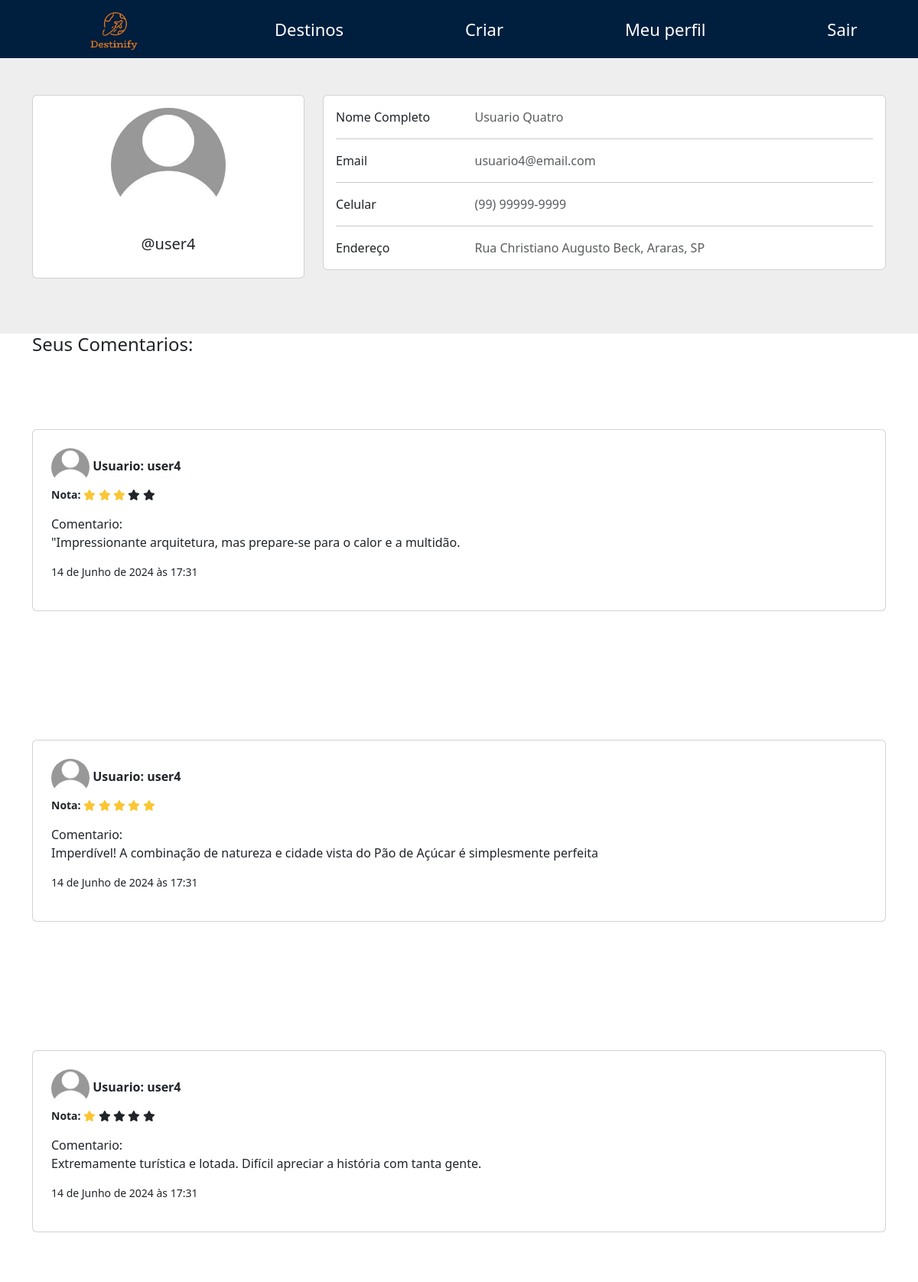
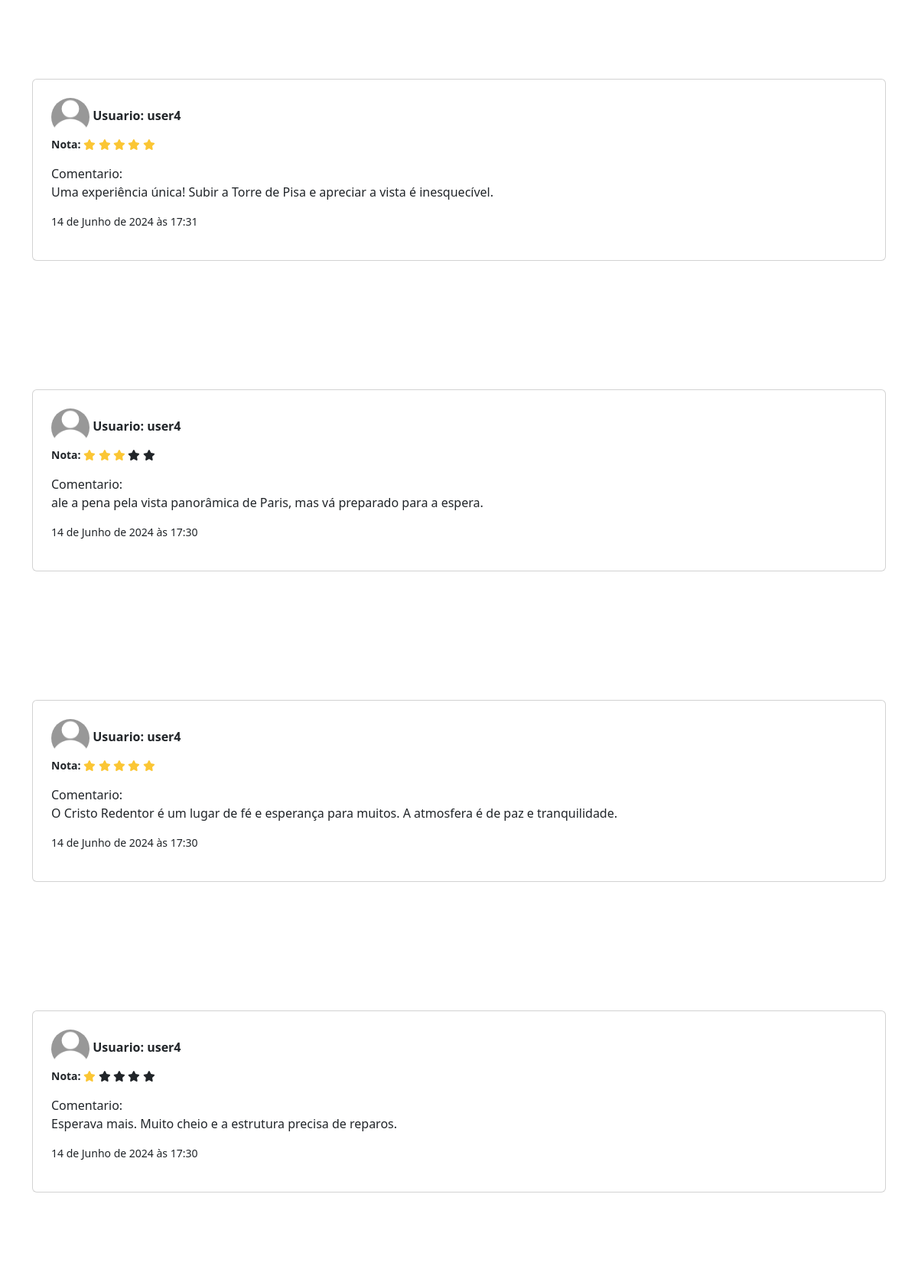
The page /perfil/user4/ (signed in, upper part) on the database its author committed (2 pictures, top to bottom).
### main/models.py (models this page shows)
class Profile(models.Model):
    user = models.OneToOneField(User, on_delete=models.CASCADE)
    endereco = models.OneToOneField(Endereco, on_delete=models.CASCADE, null=True, blank=True)
    foto = models.ImageField(upload_to="perfil/", storage=FileSystemStorage(), blank=True, null=True)
    telefone = models.CharField(max_length=20, null=True, blank=True)

class Endereco(models.Model):
    rua = models.CharField(max_length=255, null=True, blank=True)
    cidade = models.CharField(max_length=255, null=True, blank=True)
    estado = models.CharField(max_length=2, null=True, blank=True)
    pais = models.CharField(max_length=255, null=True, blank=True)
    cep = models.CharField(max_length=10, null=True, blank=True)

### destinos/models.py (models this page shows, shortened)
class Comentario(models.Model):
    texto = models.CharField(max_length=255)
    usuario = models.ForeignKey(User, on_delete=models.CASCADE)
    data_criacao = models.DateTimeField(auto_now_add=True, null=False)
    destino = models.ForeignKey(LugarTuristico, on_delete=models.CASCADE, related_name='comentarios_destinos', blank=True, null=True)
    rating = models.IntegerField(default=0,null=True)

### main/views.py (the view)
# urls.py: path('perfil/<username>/', views.perfil, name='perfil'),
@login_required
def perfil(request, username):
    profile = get_object_or_404(User, username=username)
    comentarios = (
        Comentario.objects.all()
        .filter(usuario__id=profile.id)
        .order_by("-data_criacao")
    )
    if request.method == "POST":
        form = ProfileForm(request.POST, request.FILES, instance=profile.profile)
        if form.is_valid():
            form.save()
            return redirect("perfil", username=username)
    else:
        form = ProfileForm(instance=profile.profile)
    fotos_perfil = Profile.objects.filter(user=profile)
    if request.user == profile:
        return render(
            request,
            "perfil.html",
            {
                "comentarios": comentarios,
                "perfil": profile,
                "form": form,
                "fotos_perfil": fotos_perfil,
                "show_form": True,
            },
        )
    else:
        return render(
            request,
            "perfil.html",
            {
                "comentarios": comentarios,
                "perfil": profile,
                "fotos_perfil": fotos_perfil,
                "show_form": False,
            },
        )

### main/templates/perfil.html (shortened to what this page needs)
{% extends 'base.html' %}
{% load static %}
{% block 'cabecalho' %}
<link rel="stylesheet" href="{% static 'destinos/css/destinoDetalhado.css' %}" />
<link rel="stylesheet" href="{% static 'perfil/css/perfil.css' %}" />
<link rel="stylesheet" href="https://cdn.jsdelivr.net/npm/@fortawesome/fontawesome-free@6.4.2/css/fontawesome.min.css">
<link rel="stylesheet" href="{% static 'fontawesome/css/all.min.css' %}">
{% endblock 'cabecalho' %}
{% block 'conteudo' %}
    <section style="background-color: #eee;">
        <div class="container py-5">
            <div class="row">
                <div class="col-lg-4">
                    <div class="card mb-4">
                        <div class="card-body text-center">
                                {% for foto in fotos_perfil %}
                                    {% if perfil.profile.foto %}
                                        <div class="contenedor-imagen">
                                            <img src="{{ foto.foto.url }}" alt="avatar" class="rounded-circle img-fluid" style="width: 150px;" >
                                        </div>
                                    {% else %}
                                        <img src="{% static 'perfil/img/perfilpadrao.jpg' %}" alt="avatar" class="rounded-circle img-fluid" style="width: 150px;" >
                                    {% endif %}
                                {% endfor %}
                            <h5 class="my-3">@{{perfil.username}}</h5>
                        </div>
                    </div>
                </div>
                <div class="col-lg-8">
                    <div class="card mb-4">
                        <div class="card-body">
                            <div class="row">
                                <div class="col-sm-3">
                                    <p class="mb-0">Nome Completo</p>
                                </div>
                                <div class="col-sm-9">
                                    <p class="text-muted mb-0">{{perfil.first_name}} {{perfil.last_name}}</p>
                                </div>
                            </div>
                            <hr>
                            <div class="row">
                                <div class="col-sm-3">
                                    <p class="mb-0">Email</p>
                                </div>
                                <div class="col-sm-9">
                                    <p class="text-muted mb-0">{{perfil.email}}</p>
                                </div>
                            </div>
                            <hr>
                            <div class="row">
                                <div class="col-sm-3">
                                    <p class="mb-0">Celular</p>
                                </div>
                                <div class="col-sm-9">
                                    <p class="text-muted mb-0">{{perfil.profile.telefone}}</p>
                                </div>
                            </div>
                            <hr>
                            <div class="row">
                                <div class="col-sm-3">
                                    <p class="mb-0">Endereço</p>
                                </div>
                                <div class="col-sm-9">
                                    <p class="text-muted mb-0">{{perfil.profile.endereco.rua}}, {{perfil.profile.endereco.cidade}}, {{perfil.profile.endereco.estado}}</p>
                                </div>
                            </div>
                        </div>
                    </div>
                </div>
            </div>
        </div>
    </section>
    {% if comentarios %}
    <div class="container text-dark "><h4>Seus Comentarios:</h4></div>
    {% for comentario in comentarios %}
    <div class="container my-5 py-5 text-dark ">
        <div class="row d-flex justify-content-center ">
            <div class="col-md-11 col-lg-9 col-xl-7 card-comentario">
                <div class="d-flex flex-start mb-4">
                    <div class="card w-100">
                        <div class="card-body p-4">
                            <div class="">
                                {% for foto in fotos_perfil %}
                                    {% if comentario.usuario.profile.foto %}
                                        <div class="contenedor-imagen">
                                            <img src="{{ comentario.usuario.profile.foto.url }}" alt="avatar" class="rounded-circle img-fluid" style="width: 50px;" >
                                        </div>
                                    {% else %}
                                        <img src="{% static 'perfil/img/perfilpadrao.jpg' %}" alt="avatar" class="rounded-circle img-fluid" style="width: 50px;" >
                                    {% endif %}
                                {% endfor %}
                                <strong>Usuario: {{ comentario.usuario.username }}</strong>
                                <p class="small">
                                    <strong>Nota:
                                        {% if comentario.rating == 1%}
                                        <i class="fa fa-star rating-color"></i>
                                        <i class="fa fa-star"></i>
                                        <i class="fa fa-star"></i>
                                        <i class="fa fa-star"></i>
                                        <i class="fa fa-star"></i>
                                        {% endif %}
                                        {% if comentario.rating == 3%}
                                        <i class="fa fa-star rating-color"></i>
                                        <i class="fa fa-star rating-color"></i>
                                        <i class="fa fa-star rating-color"></i>
                                        <i class="fa fa-star"></i>
                                        <i class="fa fa-star"></i>
                                        {% endif %}
                                        {% if comentario.rating == 5%}
                                        <i class="fa fa-star rating-color"></i>
                                        <i class="fa fa-star rating-color"></i>
                                        <i class="fa fa-star rating-color"></i>
                                        <i class="fa fa-star rating-color"></i>
                                        <i class="fa fa-star rating-color"></i>
                                        {% endif %}
                                    </strong>
                                </p>
                                <p>
                                    Comentario: <br>
                                    {{ comentario.texto }}
                                </p>
                                <p class="small">{{ comentario.data_criacao }}</p>
                            </div>
                        </div>
                    </div>
                </div>
            </div>
        </div>
    </div>
    {% endfor %}
    {% else %}
    <div class="container text-dark">
        <p>Este perfil ainda não realizou nenhum comentario</p>
    </div>
    {% endif %}
{% endblock 'conteudo' %}

### templates/base.html (shortened to what this page needs)
{% load static %}
<!DOCTYPE html>
<html lang="en">
<head>
    <link href="https://cdn.jsdelivr.net/npm/bootstrap@5.3.2/dist/css/bootstrap.min.css" rel="stylesheet">
    {% block 'cabecalho' %} {% endblock %}
</head>
<body>
    {% include "navbar.html" %}
    {% block 'conteudo' %}{% endblock %}
    {% include "rodape.html" %}
</body>
</html>

### templates/navbar.html (shortened to what this page needs)
{% load static %}
<!DOCTYPE html>
<html lang="en">
<head>
  <link rel="stylesheet" href="{% static 'geral/css/navbar.css' %}" />
  <link href="https://cdn.jsdelivr.net/npm/bootstrap@5.3.2/dist/css/bootstrap.min.css" rel="stylesheet" />
</head>
<body>
  <nav id='menu'>
    <ul>
      <li><a href="{% url 'home' %}" class="menu-logo"><img src="{% static 'geral/img/logoo.png' %}" /></a></li>
      <li><a href="{% url 'destinos' %}">Destinos</a></li>
      {% if user.is_superuser %}
        <li><a  href="{% url 'destino_create' %}">Criar</a></li>
      {% endif %}
      <li class="right-aligned">
        {% if user.is_authenticated %}
            <a href="{% url 'perfil' user.username %}">Meu perfil</a>
        {% endif %}
      </li>
      <li class="right-aligned">
          {% if user.is_authenticated %}
              <a href="{% url 'logout' %}">Sair</a>
          {% endif %}
      </li>
    </ul>
  </nav>
</body>
</html>

### templates/rodape.html (shortened to what this page needs)
{% load static %}
<!DOCTYPE html>
<html lang="en">
  <head>
    <link href="https://cdn.jsdelivr.net/npm/bootstrap@5.3.2/dist/css/bootstrap.min.css" rel="stylesheet" />
    <link rel="stylesheet" href="{% static 'geral/css/rodape.css' %}" />
  </head>
  <body>
  </body>
</html>

### templates/static/destinos/css/destinoDetalhado.css (style rules this page uses)
.card-comentario { width: 100% !important; height: auto !important; }
.container { height: auto; }
.rating-color { color:#fbc634 !important; }

### templates/static/geral/css/navbar.css (style rules this page uses)
#menu { background: #001F3F; height: 76px; padding-left: 18px; border-radius: 0px; }
.menu-logo { line-height: 0; margin: 0 20px; }
.menu-logo img { max-height: 50px; max-width: 100px; flex-shrink: 0; }
#menu ul, #menu li { margin: 0 auto; padding: 0; list-style: none }
#menu ul { width: 100%; text-align: left; }
#menu li { display: inline-block; position: relative; }
#menu a { display: block; line-height: 76px; padding: 0 14px; text-decoration: none; color: #fff; font-size: 22px; }
#menu ul { width: 100%; text-align: left; display: flex; justify-content: space-between; align-items: center; }
#menu .right-aligned { display: flex; align-items: center; }

### rows shown on the page
Comentario: usuario.username "user4", rating 3 (drawn), texto "\"Impressionante arquitetura, mas prepare-se para o calor e a multidão.", data_criacao "14 de Junho de 2024 às 17:31"
Comentario: usuario.username "user4", rating 5 (drawn), texto "Imperdível! A combinação de natureza e cidade vista do Pão de Açúcar é simplesmente perfeita", data_criacao "14 de Junho de 2024 às 17:31"
Comentario: usuario.username "user4", rating 1 (drawn), texto "Extremamente turística e lotada. Difícil apreciar a história com tanta gente.", data_criacao "14 de Junho de 2024 às 17:31"
Comentario: usuario.username "user4", rating 5 (drawn), texto "Uma experiência única! Subir a Torre de Pisa e apreciar a vista é inesquecível.", data_criacao "14 de Junho de 2024 às 17:31"
Comentario: usuario.username "user4", rating 3 (drawn), texto "ale a pena pela vista panorâmica de Paris, mas vá preparado para a espera.", data_criacao "14 de Junho de 2024 às 17:30"
Comentario: usuario.username "user4", rating 5 (drawn), texto "O Cristo Redentor é um lugar de fé e esperança para muitos. A atmosfera é de paz e tranquilidade.", data_criacao "14 de Junho de 2024 às 17:30"
Comentario: usuario.username "user4", rating 1 (drawn), texto "Esperava mais. Muito cheio e a estrutura precisa de reparos.", data_criacao "14 de Junho de 2024 às 17:30"

### other values the page prints
{{ perfil.username }} "user4"
{{ perfil.first_name }} "Usuario"
{{ perfil.last_name }} "Quatro"
{{ perfil.email }} "usuario4@email.com"
{{ perfil.profile.telefone }} "(99) 99999-9999"
{{ perfil.profile.endereco.rua }} "Rua Christiano Augusto Beck"
{{ perfil.profile.endereco.cidade }} "Araras"
{{ perfil.profile.endereco.estado }} "SP"
